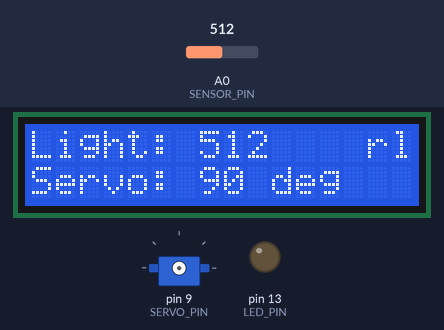
The program below on a simulated Arduino Uno, built with avr-gcc and run on an emulated ATmega328P. On the bench: 16×2 character LCD, servo, output pins drawn as LEDs (lit = HIGH). The inputs (shaded band) are chosen by the test bench; at power-on: A0 (SENSOR_PIN) = 512. What the program prints to the serial monitor is not drawn.

Above: at 1.2 s.
1.3 s: A0 (SENSOR_PIN) set to 984
At 1.77 s:
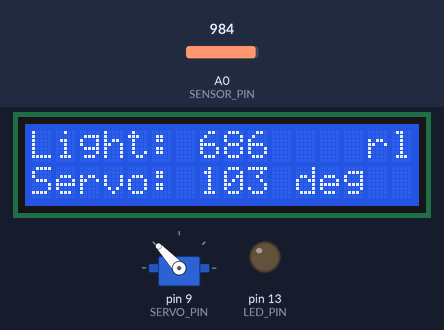
3.7 s: A0 (SENSOR_PIN) set to 1010
At 5.9 s:
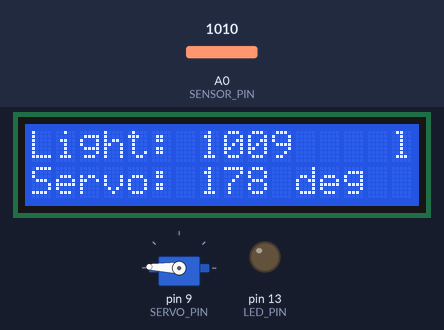
6.1 s: A0 (SENSOR_PIN) set to 0
At 6.62 s:
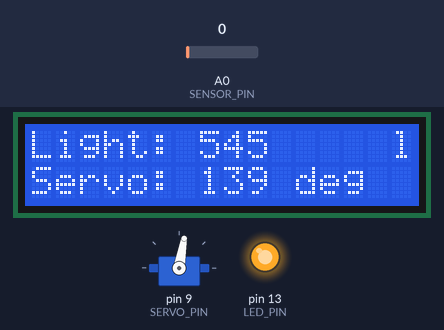
8.8 s: A0 (SENSOR_PIN) set to 410
At 9.05 s:
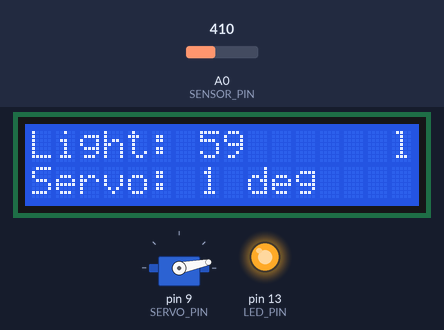
11.5 s: A0 (SENSOR_PIN) set to 716
At 11.83 s:
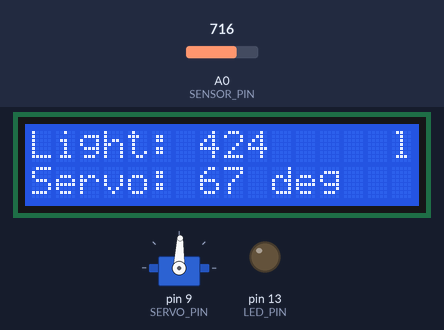
14.1 s: A0 (SENSOR_PIN) set to 140
At 14.37 s:
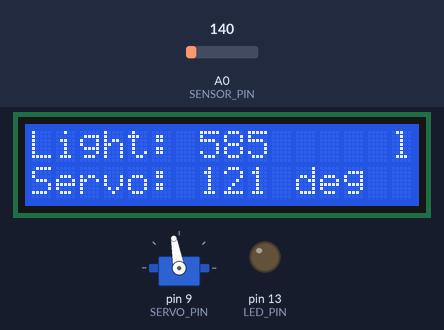
Timing chart, 0 to 17.0 s (numbered marks = the images above; inputs shaded):
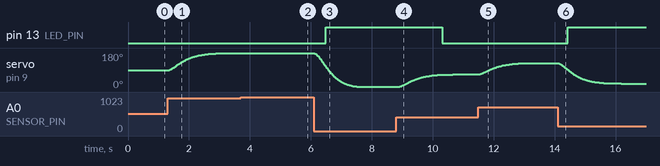

Measured:
- the behaviour switches between 1000 and 1001 on A0 (SENSOR_PIN) (found by bisection; images 1 and 2)
- after the input at 1.3 s, servo on pin 9 (SERVO_PIN): moves from 90° to 178° over 1.5 s, starting after 0.05 s; the display: changes after 0.32 s (image 1)
- after the input at 3.7 s, the display: first changes after 0.14 s (image 2 shows a later state)
- after the input at 6.1 s, pin 13 (LED_PIN): LOW → HIGH after 0.39 s; servo on pin 9 (SERVO_PIN): moves from 178° to 1° over 1.5 s, starting at once; the display: changes after 0.37 s (image 3)
- after the input at 8.8 s, pin 13 (LED_PIN): HIGH → LOW after 1.5 s; servo on pin 9 (SERVO_PIN): moves from 1° to 67° over 1.8 s, starting after 0.08 s; the display: changes after 0.08 s (image 4)
- after the input at 11.5 s, servo on pin 9 (SERVO_PIN): moves from 67° to 127° over 1.7 s, starting at once; the display: changes after 0.18 s (image 5)
- after the input at 14.1 s, pin 13 (LED_PIN): LOW → HIGH after 0.33 s; servo on pin 9 (SERVO_PIN): moves from 127° to 18° over 2.1 s, starting at once; the display: changes after 0.12 s (image 6)

The program:

main.cpp
```cpp
#include <Arduino.h>
#include <Servo.h>
#include <LiquidCrystal.h>

/**
 * Photoresistor & Servo Control with LCD Display
 * Displays light level and servo angle on a 16x2 LCD.
 * Fixes servo buzz by detaching it after a period of inactivity.
 */

// --- Pin Definitions ---
const int SENSOR_PIN = A0;
const int SERVO_PIN = 9;
const int LED_PIN = 13;

// --- Component Objects ---
Servo myServo;
LiquidCrystal lcd(12, 11, 5, 4, 3, 2); // RS, E, D4, D5, D6, D7

// --- Smoothing & Movement Variables ---
float smoothedValue = 500; // Initial guess for sensor reading
const float ALPHA = 0.05;   // Smoothing factor (lower is smoother)
float currentServoAngle = 90.0; // Use float for precision
const float SERVO_SPEED = 0.1;  // Movement speed (0.01 = slow, 1.0 = instant)

// --- Buzz-Fix Variables ---
const int DEADBAND = 2; // Ignore angle changes smaller than this
unsigned long lastMoveTime = 0; // Timestamp of the last servo movement
const unsigned long IDLE_TIMEOUT_MS = 1000; // Detach after 1 second of inactivity

void setup() {
  Serial.begin(9600);
  pinMode(SENSOR_PIN, INPUT);
  pinMode(LED_PIN, OUTPUT);

  // Initialize LCD
  lcd.begin(16, 2);
  lcd.print("Light-Servo Ctrl");

  // Initialize sensor/servo with a real reading to avoid a jump at the start
  int initialRead = analogRead(SENSOR_PIN);
  smoothedValue = initialRead;
  currentServoAngle = map(initialRead, 0, 1023, 0, 180);

  Serial.println("--- Light-Servo Control with LCD Initialized ---");
  // Servo is not attached at start to prevent initial jump/buzz
}

void loop() {
  // 1. Smooth the sensor input
  int rawValue = analogRead(SENSOR_PIN);
  smoothedValue = (ALPHA * rawValue) + ((1.0 - ALPHA) * smoothedValue);

  // 2. Map smoothed value to a target angle
  float targetAngle = map(smoothedValue, 0, 1023, -10, 190); // Wider map to help some servos
  targetAngle = constrain(targetAngle, 0, 180);

  // 3. Check if the change is significant enough to warrant a move
  if (abs(targetAngle - currentServoAngle) > DEADBAND) {
    // If servo is detached, re-attach it before moving
    if (!myServo.attached()) {
      Serial.println("Re-attaching servo...");
      myServo.attach(SERVO_PIN);
      delay(10); // Give it a moment to initialize
    }

    // 4. Smoothly interpolate towards the target angle
    currentServoAngle += (targetAngle - currentServoAngle) * SERVO_SPEED;
    myServo.write((int)currentServoAngle);

    // Update the timestamp of the last movement
    lastMoveTime = millis();

  } else {
    // 5. If the servo has been idle for long enough, detach it
    if (myServo.attached() && (millis() - lastMoveTime > IDLE_TIMEOUT_MS)) {
      Serial.println("Detaching servo due to inactivity.");
      myServo.detach();
    }
  }

  // 6. Update debugging info and LCD (throttled to prevent flicker)
  static unsigned long lastPrint = 0;
  if (millis() - lastPrint > 150) { // Update rate for LCD and Serial
    // -- Serial Debugging --
    Serial.print("Target: ");
    Serial.print((int)targetAngle);
    Serial.print(" | Actual: ");
    Serial.print((int)currentServoAngle);
    Serial.print(" | Attached: ");
    Serial.println(myServo.attached() ? "Yes" : "No");

    // -- LCD Update --
    // Row 0: Light Level
    lcd.setCursor(0, 0);
    lcd.print("Light: ");
    lcd.print((int)smoothedValue);
    lcd.print("    "); // Pad with spaces to clear old characters

    // Row 1: Servo Angle
    lcd.setCursor(0, 1);
    lcd.print("Servo: ");
    lcd.print((int)currentServoAngle);
    lcd.print(" deg");
    lcd.print("   "); // Pad with spaces

    lastPrint = millis();
  }

  // Visual indicator for darkness
  digitalWrite(LED_PIN, (smoothedValue < 400) ? HIGH : LOW);

  delay(20); // Main loop delay
}
```
